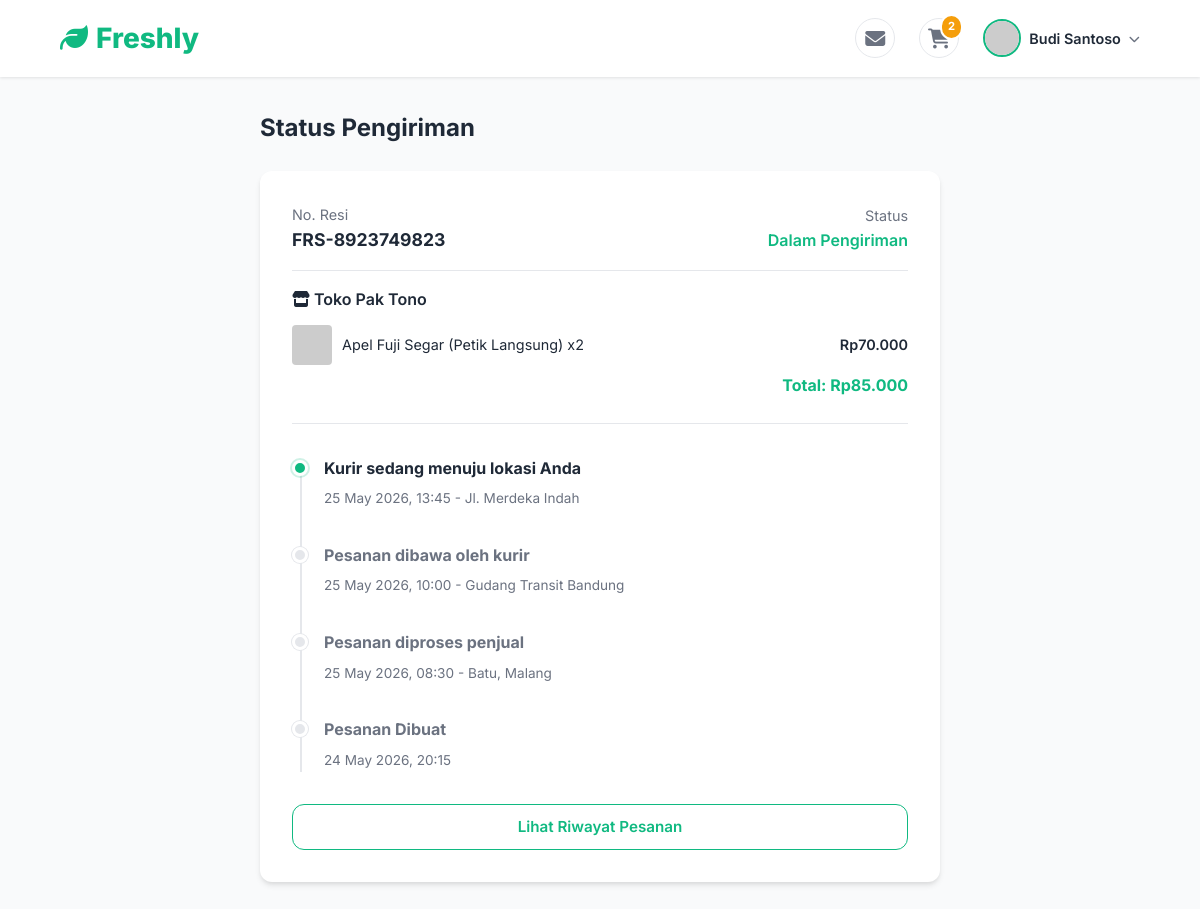
The page /tracking.php?order_id=1 (signed in) on the database its author committed.
### tables this page shows
CREATE TABLE IF NOT EXISTS users (
    id INT AUTO_INCREMENT PRIMARY KEY,
    name VARCHAR(100) NOT NULL,
    email VARCHAR(150) NOT NULL UNIQUE,
    password_hash VARCHAR(255) NOT NULL,
    phone VARCHAR(30) DEFAULT NULL,
    address TEXT DEFAULT NULL,
    role ENUM('buyer', 'seller', 'admin') NOT NULL DEFAULT 'buyer',
    seller_status ENUM('pending', 'approved', 'rejected') DEFAULT NULL,
    avatar_url VARCHAR(500) DEFAULT NULL,
    store_name VARCHAR(150) DEFAULT NULL,
    store_location VARCHAR(200) DEFAULT NULL,
    created_at DATETIME NOT NULL DEFAULT CURRENT_TIMESTAMP,
    updated_at DATETIME NOT NULL DEFAULT CURRENT_TIMESTAMP ON UPDATE CURRENT_TIMESTAMP
);

CREATE TABLE IF NOT EXISTS orders (
    id INT AUTO_INCREMENT PRIMARY KEY,
    order_number VARCHAR(30) NOT NULL UNIQUE,
    buyer_id INT NOT NULL,
    seller_id INT NOT NULL,
    recipient_name VARCHAR(100) NOT NULL,
    recipient_phone VARCHAR(30) NOT NULL,
    shipping_address TEXT NOT NULL,
    payment_method ENUM('cod', 'transfer', 'qris') NOT NULL DEFAULT 'cod',
    subtotal INT NOT NULL DEFAULT 0,
    shipping_cost INT NOT NULL DEFAULT 15000,
    total INT NOT NULL DEFAULT 0,
    status ENUM('pending', 'processing', 'packing', 'ready_to_ship', 'shipped', 'delivered', 'completed', 'cancelled') NOT NULL DEFAULT 'pending',
    tracking_number VARCHAR(30) DEFAULT NULL,
    created_at DATETIME NOT NULL DEFAULT CURRENT_TIMESTAMP,
    updated_at DATETIME NOT NULL DEFAULT CURRENT_TIMESTAMP ON UPDATE CURRENT_TIMESTAMP,
    FOREIGN KEY (buyer_id) REFERENCES users(id) ON DELETE CASCADE,
    FOREIGN KEY (seller_id) REFERENCES users(id) ON DELETE CASCADE
);

CREATE TABLE IF NOT EXISTS order_items (
    id INT AUTO_INCREMENT PRIMARY KEY,
    order_id INT NOT NULL,
    product_id INT NOT NULL,
    quantity INT NOT NULL DEFAULT 1,
    price_at_purchase INT NOT NULL DEFAULT 0,
    FOREIGN KEY (order_id) REFERENCES orders(id) ON DELETE CASCADE,
    FOREIGN KEY (product_id) REFERENCES products(id) ON DELETE CASCADE
);

CREATE TABLE IF NOT EXISTS products (
    id INT AUTO_INCREMENT PRIMARY KEY,
    seller_id INT NOT NULL,
    category_id INT DEFAULT NULL,
    name VARCHAR(200) NOT NULL,
    weight VARCHAR(50) DEFAULT NULL,
    price INT NOT NULL DEFAULT 0,
    original_price INT DEFAULT NULL,
    stock INT NOT NULL DEFAULT 0,
    quality VARCHAR(100) DEFAULT NULL,
    harvest_method VARCHAR(100) DEFAULT NULL,
    description TEXT DEFAULT NULL,
    image_url VARCHAR(500) DEFAULT NULL,
    badge VARCHAR(50) DEFAULT NULL,
    preorder_available TINYINT(1) NOT NULL DEFAULT 0,
    preorder_date DATE DEFAULT NULL,
    rating_avg DECIMAL(2,1) NOT NULL DEFAULT 0.0,
    sold_count INT NOT NULL DEFAULT 0,
    is_active TINYINT(1) NOT NULL DEFAULT 1,
    created_at DATETIME NOT NULL DEFAULT CURRENT_TIMESTAMP,
    updated_at DATETIME NOT NULL DEFAULT CURRENT_TIMESTAMP ON UPDATE CURRENT_TIMESTAMP,
    FOREIGN KEY (seller_id) REFERENCES users(id) ON DELETE CASCADE,
    FOREIGN KEY (category_id) REFERENCES categories(id) ON DELETE SET NULL
);

CREATE TABLE IF NOT EXISTS order_tracking (
    id INT AUTO_INCREMENT PRIMARY KEY,
    order_id INT NOT NULL,
    status_text VARCHAR(200) NOT NULL,
    location VARCHAR(200) DEFAULT NULL,
    created_at DATETIME NOT NULL DEFAULT CURRENT_TIMESTAMP,
    FOREIGN KEY (order_id) REFERENCES orders(id) ON DELETE CASCADE
);

### includes/helpers.php (called while the page is built, shortened)
<?php
function formatRupiah(int $amount): string {
    return "Rp" . number_format($amount, 0, ',', '.');
}
function isLoggedIn(): bool {
    return isset($_SESSION['user_id']);
}
function getCurrentUser(): ?array {
    static $user = null;
    if ($user === null) {
        $db = getDB();
        $stmt = $db->prepare("SELECT * FROM users WHERE id = ?");
        $stmt->execute([$_SESSION['user_id']]);
        $user = $stmt->fetch();
    }
    return $user;
}
function getCartCount(): int {
    $db = getDB();
    $stmt = $db->prepare("SELECT COALESCE(SUM(quantity), 0) FROM cart_items WHERE user_id = ?");
    $stmt->execute([$_SESSION['user_id']]);
    return (int) $stmt->fetchColumn();
}
function sanitize(string $input): string {
    return htmlspecialchars(trim($input), ENT_QUOTES, 'UTF-8');
}
function getProductImage(string $imageUrl): string {
    if (str_starts_with($imageUrl, 'http')) {
        return $imageUrl;
    }
    return BASE_URL . '/uploads/products/' . $imageUrl;
}
function getAvatarUrl(?string $name): string {
    $name = $name ?? 'User';
    return 'https://ui-avatars.com/api/?name=' . urlencode($name) . '&background=10b981&color=fff';
}

### tracking.php (the view, shortened to what this page needs)
<?php
require_once __DIR__ . '/includes/helpers.php';
$db = getDB();
$orderId = (int) ($_GET['order_id'] ?? 0);
$stmt = $db->prepare("
    SELECT o.*, u.store_name as seller_name
    FROM orders o JOIN users u ON o.seller_id = u.id
    WHERE o.id = ? AND o.buyer_id = ?
");
$stmt->execute([$orderId, $_SESSION['user_id']]);
$order = $stmt->fetch();
$stmt = $db->prepare("SELECT * FROM order_tracking WHERE order_id = ? ORDER BY created_at DESC");
$stmt->execute([$orderId]);
$trackingEvents = $stmt->fetchAll();
$stmt = $db->prepare("
    SELECT oi.*, p.name, p.image_url FROM order_items oi
    JOIN products p ON oi.product_id = p.id WHERE oi.order_id = ?
");
$stmt->execute([$orderId]);
$orderItems = $stmt->fetchAll();
$statusLabels = [
    'pending' => 'Menunggu Konfirmasi',
    'processing' => 'Sedang Diproses',
    'shipped' => 'Dalam Pengiriman',
    'delivered' => 'Telah Sampai',
    'completed' => 'Selesai'
];
?>
<!DOCTYPE html>
<html lang="id">
<head>
    <link rel="stylesheet" href="https://cdnjs.cloudflare.com/ajax/libs/font-awesome/6.4.0/css/all.min.css">
    <link rel="stylesheet" href="assets/css/style.css">
</head>
<body>
    <?php $navbarType = 'simple'; include __DIR__ . '/includes/navbar.php'; ?>
    <div class="tracking-container">
        <h2>Status Pengiriman</h2>
        <div class="tracking-card">
            <div style="display:flex;justify-content:space-between;align-items:center;margin-bottom:1rem;border-bottom:1px solid var(--border-color);padding-bottom:1rem;">
                <div>
                    <div style="font-size:0.9rem;color:var(--text-muted);">No. Resi</div>
                    <div style="font-weight:700;font-size:1.1rem;"><?= sanitize($order['tracking_number']??'-') ?></div>
                </div>
                <div style="text-align:right;">
                    <div style="font-size:0.9rem;color:var(--text-muted);">Status</div>
                    <div style="font-weight:600;color:var(--primary-color);"><?= $statusLabels[$order['status']] ?? $order['status'] ?></div>
                </div>
            </div>
            <div style="margin-bottom:1.5rem;padding-bottom:1.5rem;border-bottom:1px solid var(--border-color);">
                <div style="font-weight:600;margin-bottom:0.75rem;"><i class="fa-solid fa-store"></i> <?= sanitize($order['seller_name']) ?></div>
                <?php foreach($orderItems as $oi): ?>
                <div style="display:flex;gap:10px;align-items:center;margin-bottom:0.5rem;">
                    <img src="<?= getProductImage($oi['image_url']??'') ?>" style="width:40px;height:40px;border-radius:4px;object-fit:cover;" onerror="this.src='https://via.placeholder.com/40'">
                    <div style="flex:1;font-size:0.9rem;"><?= sanitize($oi['name']) ?> x<?= $oi['quantity'] ?></div>
                    <div style="font-weight:600;font-size:0.9rem;"><?= formatRupiah($oi['price_at_purchase']*$oi['quantity']) ?></div>
                </div>
                <?php endforeach; ?>
                <div style="text-align:right;font-weight:700;color:var(--primary-color);margin-top:0.5rem;">Total: <?= formatRupiah($order['total']) ?></div>
            </div>
            <div class="timeline">
                <?php foreach($trackingEvents as $event): ?>
                <div class="timeline-item">
                    <div class="dot"></div>
                    <div>
                        <h4><?= sanitize($event['status_text']) ?></h4>
                        <span style="font-size:0.85rem;color:var(--text-muted);">
                            <?= date('d M Y, H:i', strtotime($event['created_at'])) ?>
                            <?= $event['location'] ? ' - ' . sanitize($event['location']) : '' ?>
                        </span>
                    </div>
                </div>
                <?php endforeach; ?>
            </div>
            <a href="<?= BASE_URL ?>/buyer/history.php" class="btn btn-outline" style="width:100%;margin-top:2rem;text-align:center;display:block;text-decoration:none;">Lihat Riwayat Pesanan</a>
        </div>
    </div>
</body>
</html>

### includes/navbar.php (shortened to what this page needs)
<?php
$currentUser = getCurrentUser();
$cartCount = getCartCount();
$isLogged = isLoggedIn();
$userRole = $_SESSION['role'] ?? '';
?>
<nav class="navbar">
    <a href="<?= BASE_URL ?>/index.php" class="nav-brand">
        <i class="fa-solid fa-leaf"></i> Freshly
    </a>
    <div class="nav-actions">
        <?php if ($isLogged): ?>
            <?php if ($userRole === 'buyer'): ?>
                <div class="icon-action" onclick="window.location.href='<?= BASE_URL ?>/chat.php'" title="Pesan">
                    <i class="fa-solid fa-envelope fa-lg"></i>
                </div>
                <div class="icon-action cart-icon" onclick="window.location.href='<?= BASE_URL ?>/cart.php'" title="Keranjang">
                    <i class="fa-solid fa-cart-shopping fa-lg"></i>
                    <?php if ($cartCount > 0): ?>
                        <span class="icon-badge cart-badge"><?= $cartCount ?></span>
                    <?php endif; ?>
                </div>
            <?php endif; ?>
            <div class="user-profile-dropdown" style="position:relative;">
                <div style="display:flex; align-items:center; gap:8px; cursor:pointer;" onclick="this.parentElement.querySelector('.dropdown-menu').classList.toggle('show')">
                    <img src="<?= getAvatarUrl($currentUser['name'] ?? 'User') ?>" style="width:38px; height:38px; border-radius:50%; border: 2px solid var(--primary-color);" alt="Profile">
                    <span style="font-weight:600; font-size:0.9rem; max-width:120px; overflow:hidden; text-overflow:ellipsis; white-space:nowrap;"><?= sanitize($currentUser['name'] ?? '') ?></span>
                    <i class="fa-solid fa-chevron-down" style="font-size:0.7rem; color:var(--text-muted);"></i>
                </div>
            </div>
        <?php else: ?>
            <button class="btn btn-outline" onclick="window.location.href='<?= BASE_URL ?>/login.php'">Masuk</button>
            <button class="btn btn-primary" onclick="window.location.href='<?= BASE_URL ?>/register.php'">Daftar</button>
        <?php endif; ?>
    </div>
</nav>

### assets/css/style.css (style rules this page uses)
:root { --primary-color: #10b981; --primary-dark: #059669; --secondary-color: #f59e0b; --bg-color: #f9fafb; --text-main: #1f2937; --text-muted: #6b7280; --white: #ffffff; --border-color: #e5e7eb; --radius: 12px; --shadow: 0 4px 6px -1px rgba(0, 0, 0, 0.1), 0 2px 4px -1px rgba(0, 0, 0, 0.06); --shadow-hover: 0 10px 15px -3px rgba(0, 0, 0, 0.1), 0 4px 6px -2px rgba(0, 0, 0, 0.05); --transition: all 0.3s ease; }
* { margin: 0; padding: 0; box-sizing: border-box; }
body { font-family: 'Inter', sans-serif; background-color: var(--bg-color); color: var(--text-main); line-height: 1.6; }
a { text-decoration: none; color: inherit; }
.navbar { position: sticky; top: 0; z-index: 100; background-color: rgba(255, 255, 255, 0.9); backdrop-filter: blur(10px); box-shadow: 0 1px 3px 0 rgba(0, 0, 0, 0.1); padding: 1rem 5%; display: flex; align-items: center; justify-content: space-between; gap: 2rem; }
.nav-brand { font-size: 1.75rem; font-weight: 800; color: var(--primary-color); display: flex; align-items: center; gap: 0.5rem; }
.nav-actions { display: flex; align-items: center; gap: 1.5rem; }
.icon-action { position: relative; color: var(--text-muted); cursor: pointer; transition: var(--transition); display: flex; align-items: center; justify-content: center; width: 40px; height: 40px; border-radius: 50%; background-color: var(--white); border: 1px solid var(--border-color); }
.icon-badge { position: absolute; top: -5px; right: -5px; background-color: var(--secondary-color); color: white; font-size: 0.7rem; font-weight: bold; padding: 0.1rem 0.4rem; border-radius: 50%; border: 2px solid white; }
.btn { padding: 0.6rem 1.25rem; border-radius: var(--radius); font-weight: 600; font-size: 0.95rem; cursor: pointer; transition: var(--transition); border: none; }
.btn-outline { background-color: transparent; color: var(--primary-color); border: 1px solid var(--primary-color); }

### tracking.php (style rules this page uses)
.tracking-container { max-width:800px; margin:2rem auto 4rem; padding:0 5%; }
.tracking-card { background:var(--white); padding:2rem; border-radius:var(--radius); box-shadow:var(--shadow); margin-top:1.5rem; }
.timeline { position:relative; padding-left:2rem; margin-top:2rem; }
.timeline::before { content:''; position:absolute; left:0.5rem; top:0.5rem; bottom:0; width:2px; background:var(--border-color); }
.timeline-item { position:relative; margin-bottom:2rem; }
.timeline-item:last-child { margin-bottom:0; }
.timeline-item .dot { position:absolute; left:-2rem; top:0.25rem; width:1rem; height:1rem; border-radius:50%; background:var(--border-color); border:3px solid var(--white); box-shadow:0 0 0 1px var(--border-color); z-index:1; }
.timeline-item:first-child .dot { background:var(--primary-color); box-shadow:0 0 0 2px rgba(16,185,129,0.2); border-color:var(--white); }
.timeline-item h4 { margin-bottom:0.25rem; color:var(--text-muted); }
.timeline-item:first-child h4 { color:var(--text-main); }

### rows shown on the page
users: name "Budi Santoso"
orders: tracking_number "FRS-8923749823", status "Dalam Pengiriman", seller.store_name "Toko Pak Tono", total "Rp85.000"
order_items: product.name "Apel Fuji Segar (Petik Langsung)", quantity "2", formatRupiah($oi['price_at_purchase']*$oi['quantity']) "Rp70.000"
order_tracking: status_text "Kurir sedang menuju lokasi Anda", created_at "25 May 2026, 13:45", location "Jl. Merdeka Indah"
order_tracking: status_text "Pesanan dibawa oleh kurir", created_at "25 May 2026, 10:00", location "Gudang Transit Bandung"
order_tracking: status_text "Pesanan diproses penjual", created_at "25 May 2026, 08:30", location "Batu, Malang"
order_tracking: status_text "Pesanan Dibuat", created_at "24 May 2026, 20:15"

### other values the page prints
$cartCount "2"
